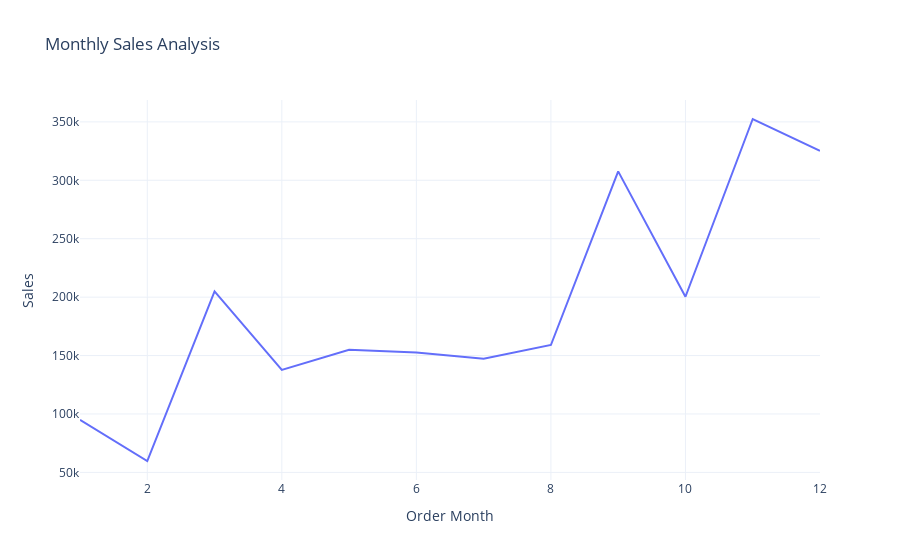
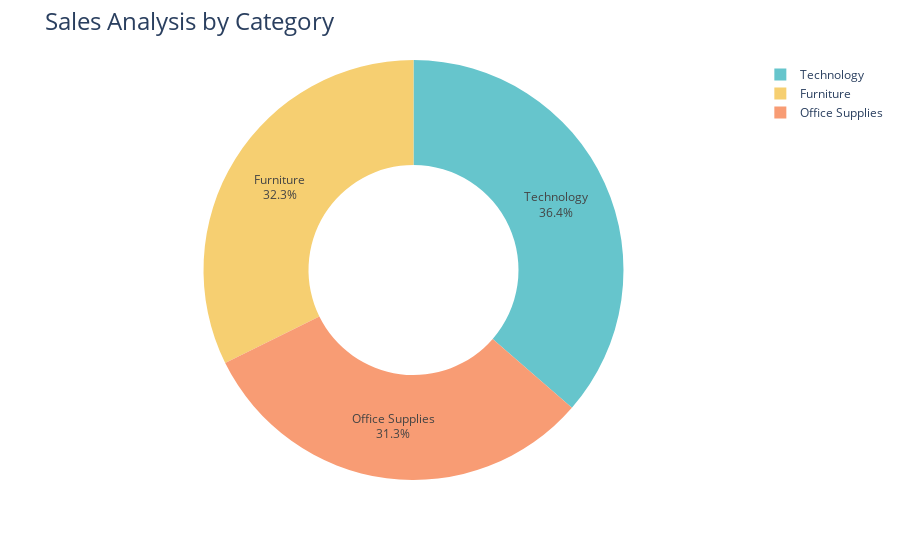
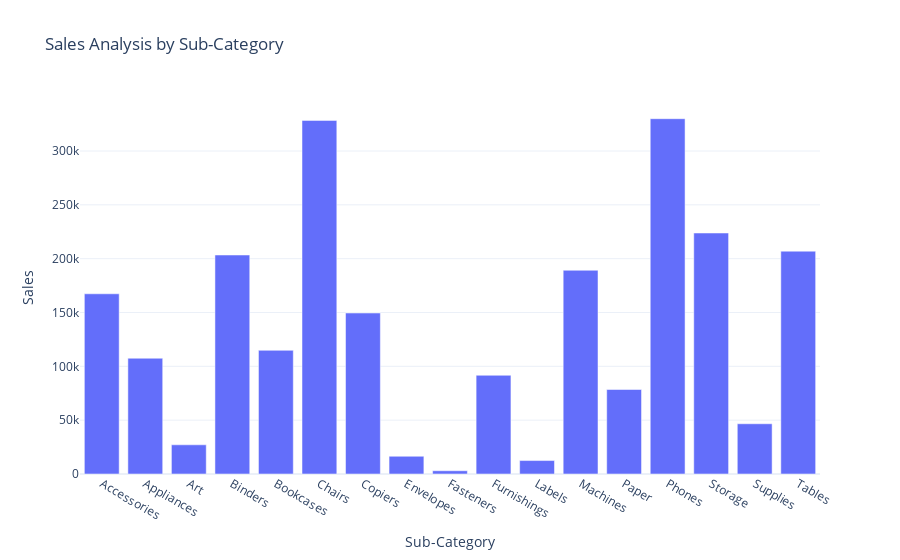
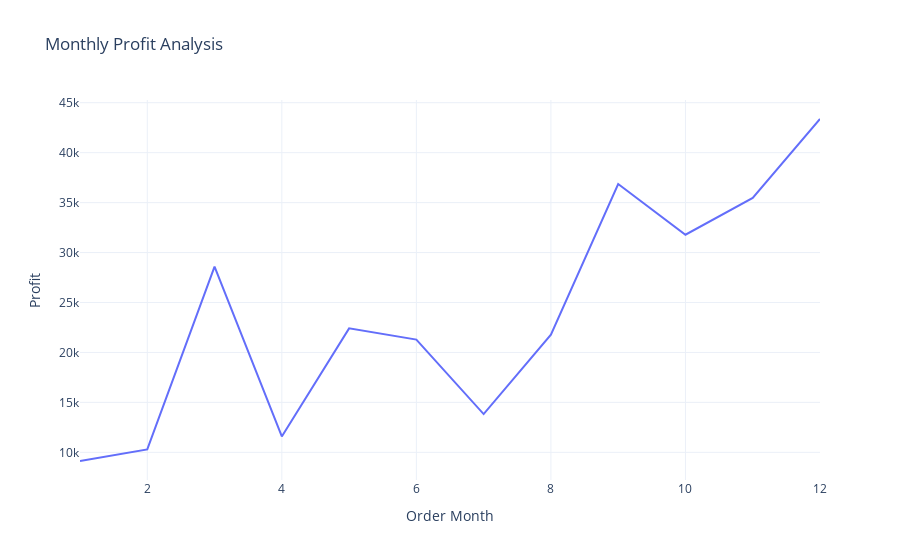

Notebook code for these charts, in order:
### Code cell
import pandas as pd
import plotly.express as px
import plotly.graph_objects as go
import matplotlib.pyplot as plt
import plotly.io as pio
import plotly.colors as colors
pio.templates.default = "plotly_white"

data = pd.read_csv("Sample - Superstore.csv", encoding='latin-1')
print(data.head())

print(data.describe())

"""The dataset has an order date column. We can use this column to create new columns like order month, order year, 
   and order day, which will be very valuable for sales and profit analysis according to time periods. So let’s 
   add these columns:"""

data['Order Date'] = pd.to_datetime(data['Order Date'])
data['Ship Date'] = pd.to_datetime(data['Ship Date']) 

data['Order Month'] = data['Order Date'].dt.month 
data['Order Year'] = data['Order Date'].dt.year
data['Order Day of Week'] = data['Order Date'].dt.dayofweek


sales_by_month = data.groupby('Order Month')['Sales'].sum().reset_index() #let’s have a look at the monthly sales
fig = px.line(sales_by_month, x='Order Month', 
                              y='Sales', 
                              title='Monthly Sales Analysis')
fig.show()


sales_by_category = data.groupby('Category')['Sales'].sum().reset_index() #let’s have a look at the sales by category
fig = px.pie(sales_by_category, 
             values='Sales', 
             names='Category', 
             hole=0.5, 
             color_discrete_sequence=px.colors.qualitative.Pastel)

fig.update_traces(textposition='inside', textinfo='percent+label')
fig.update_layout(title_text='Sales Analysis by Category', title_font=dict(size=24))
fig.show()


sales_by_subcategory = data.groupby('Sub-Category')['Sales'].sum().reset_index() #let’s have a look at the sales by sub-category
fig = px.bar(sales_by_subcategory,       
             x='Sub-Category', 
             y='Sales', 
             title='Sales Analysis by Sub-Category')
fig.show()


profit_by_month = data.groupby('Order Month')['Profit'].sum().reset_index() #let's have a look at monthly profit
fig = px.line(profit_by_month, 
              x='Order Month', 
              y='Profit', 
              title='Monthly Profit Analysis')
fig.show()


profit_by_category = data.groupby('Category')['Profit'].sum().reset_index() #let’s have a look at the profit by category
fig = px.pie(profit_by_category, 
             values='Profit', 
             names='Category', 
             hole=0.5, 
             color_discrete_sequence=px.colors.qualitative.Pastel)

fig.update_traces(textposition='inside', textinfo='percent+label')
fig.update_layout(title_text='Profit Analysis by Category', title_font=dict(size=24))
fig.show()


profit_by_subcategory = data.groupby('Sub-Category')['Profit'].sum().reset_index() #et’s have a look at the profit by sub-category
fig = px.bar(profit_by_subcategory, x='Sub-Category', 
             y='Profit', 
             title='Profit Analysis by Sub-Category')
fig.show()


sales_profit_by_segment = data.groupby('Segment').agg({'Sales': 'sum', 'Profit': 'sum'}).reset_index()

color_palette = colors.qualitative.Pastel
                                                  #let’s have a look at the sales and profit analysis by customer segments
fig = go.Figure()
fig.add_trace(go.Bar(x=sales_profit_by_segment['Segment'], 
                     y=sales_profit_by_segment['Sales'], 
                     name='Sales',
                     marker_color=color_palette[0]))
fig.add_trace(go.Bar(x=sales_profit_by_segment['Segment'], 
                     y=sales_profit_by_segment['Profit'], 
                     name='Profit',
                     marker_color=color_palette[1]))

fig.update_layout(title='Sales and Profit Analysis by Customer Segment',
                  xaxis_title='Customer Segment', yaxis_title='Amount')

fig.show()

### Figure 1 — Plotly figure (JSON) as saved in the notebook; plotly's stock layout.template omitted (floating-point values rounded to 4 significant figures)
{"data": [{"hovertemplate": "Order Month=%{x}<br>Sales=%{y}<extra></extra>", "legendgroup": "", "line": {"color": "#636efa", "dash": "solid"}, "marker": {"symbol": "circle"}, "mode": "lines", "name": "", "orientation": "v", "showlegend": false, "type": "scatter", "x": [1, 2, 3, 4, 5, 6, 7, 8, 9, 10, 11, 12], "xaxis": "x", "y": [94920.0, 59750.0, 205000.0, 137800.0, 155000.0, 152700.0, 147200.0, 159000.0, 307600.0, 200300.0, 352500.0, 325300.0], "yaxis": "y"}], "layout": {"legend": {"tracegroupgap": 0}, "title": {"text": "Monthly Sales Analysis"}, "xaxis": {"anchor": "y", "domain": [0, 1], "title": {"text": "Order Month"}}, "yaxis": {"anchor": "x", "domain": [0, 1], "title": {"text": "Sales"}}}}

### Figure 2 — Plotly figure (JSON) as saved in the notebook; plotly's stock layout.template omitted (floating-point values rounded to 4 significant figures)
{"data": [{"domain": {"x": [0, 1], "y": [0, 1]}, "hole": 0.5, "hovertemplate": "Category=%{label}<br>Sales=%{value}<extra></extra>", "labels": ["Furniture", "Office Supplies", "Technology"], "legendgroup": "", "name": "", "showlegend": true, "textinfo": "percent+label", "textposition": "inside", "type": "pie", "values": [742000.0, 719000.0, 836200.0]}], "layout": {"legend": {"tracegroupgap": 0}, "margin": {"t": 60}, "piecolorway": ["rgb(102, 197, 204)", "rgb(246, 207, 113)", "rgb(248, 156, 116)", "rgb(220, 176, 242)", "rgb(135, 197, 95)", "rgb(158, 185, 243)", "rgb(254, 136, 177)", "rgb(201, 219, 116)", "rgb(139, 224, 164)", "rgb(180, 151, 231)", "rgb(179, 179, 179)"], "title": {"font": {"size": 24}, "text": "Sales Analysis by Category"}}}

### Figure 3 — Plotly figure (JSON) as saved in the notebook; plotly's stock layout.template omitted (floating-point values rounded to 4 significant figures)
{"data": [{"alignmentgroup": "True", "hovertemplate": "Sub-Category=%{x}<br>Sales=%{y}<extra></extra>", "legendgroup": "", "marker": {"color": "#636efa", "pattern": {"shape": ""}}, "name": "", "offsetgroup": "", "orientation": "v", "showlegend": false, "textposition": "auto", "type": "bar", "x": ["Accessories", "Appliances", "Art", "Binders", "Bookcases", "Chairs", "Copiers", "Envelopes", "Fasteners", "Furnishings", "Labels", "Machines", "Paper", "Phones", "Storage", "Supplies", "Tables"], "xaxis": "x", "y": [167400.0, 107500.0, 27120.0, 203400.0, 114900.0, 328400.0, 149500.0, 16480.0, 3024.0, 91710.0, 12490.0, 189200.0, 78480.0, 330000.0, 223800.0, 46670.0, 207000.0], "yaxis": "y"}], "layout": {"barmode": "relative", "legend": {"tracegroupgap": 0}, "title": {"text": "Sales Analysis by Sub-Category"}, "xaxis": {"anchor": "y", "domain": [0, 1], "title": {"text": "Sub-Category"}}, "yaxis": {"anchor": "x", "domain": [0, 1], "title": {"text": "Sales"}}}}

### Figure 4 — Plotly figure (JSON) as saved in the notebook; plotly's stock layout.template omitted (floating-point values rounded to 4 significant figures)
{"data": [{"hovertemplate": "Order Month=%{x}<br>Profit=%{y}<extra></extra>", "legendgroup": "", "line": {"color": "#636efa", "dash": "solid"}, "marker": {"symbol": "circle"}, "mode": "lines", "name": "", "orientation": "v", "showlegend": false, "type": "scatter", "x": [1, 2, 3, 4, 5, 6, 7, 8, 9, 10, 11, 12], "xaxis": "x", "y": [9134.0, 10290.0, 28590.0, 11590.0, 22410.0, 21290.0, 13830.0, 21780.0, 36860.0, 31780.0, 35470.0, 43370.0], "yaxis": "y"}], "layout": {"legend": {"tracegroupgap": 0}, "title": {"text": "Monthly Profit Analysis"}, "xaxis": {"anchor": "y", "domain": [0, 1], "title": {"text": "Order Month"}}, "yaxis": {"anchor": "x", "domain": [0, 1], "title": {"text": "Profit"}}}}
